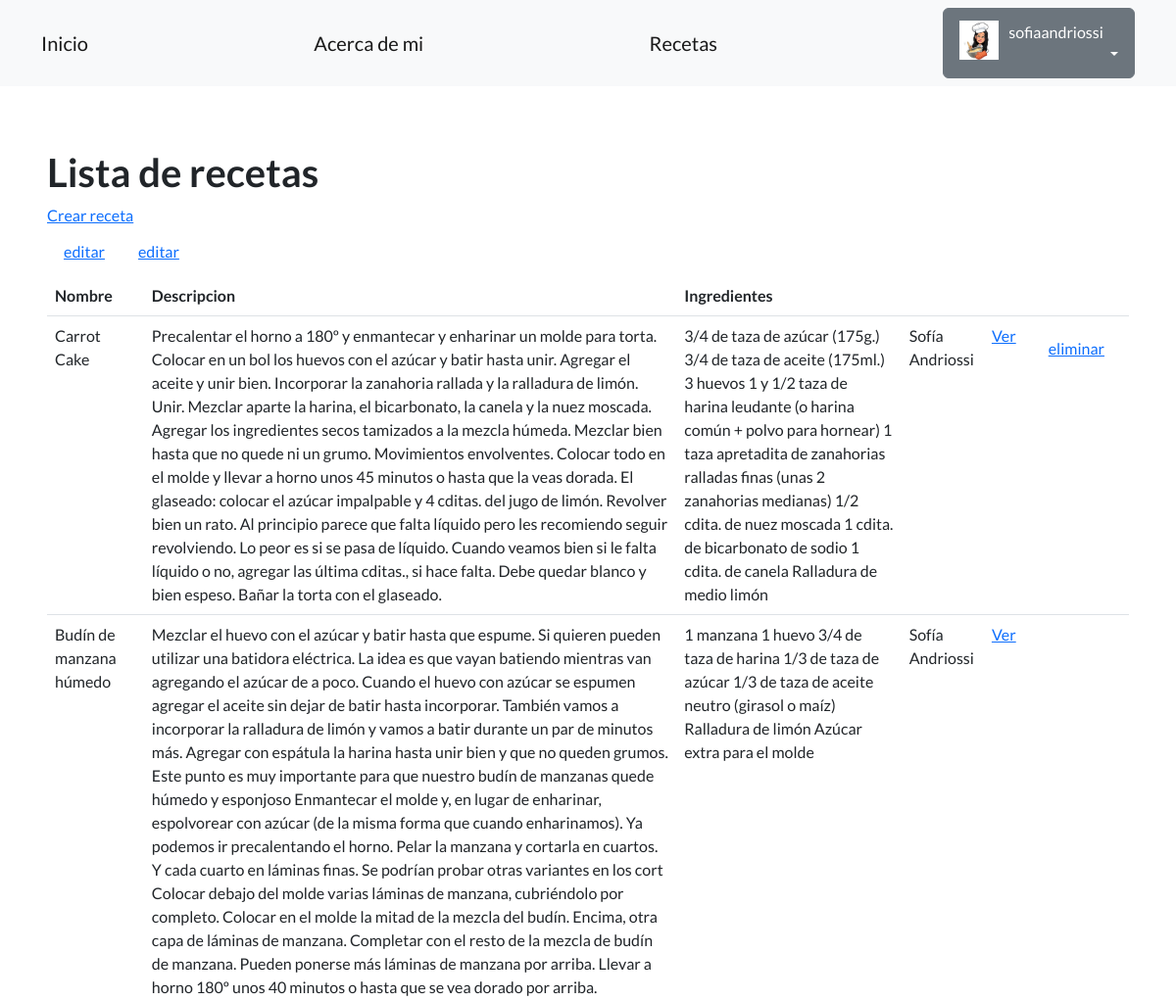
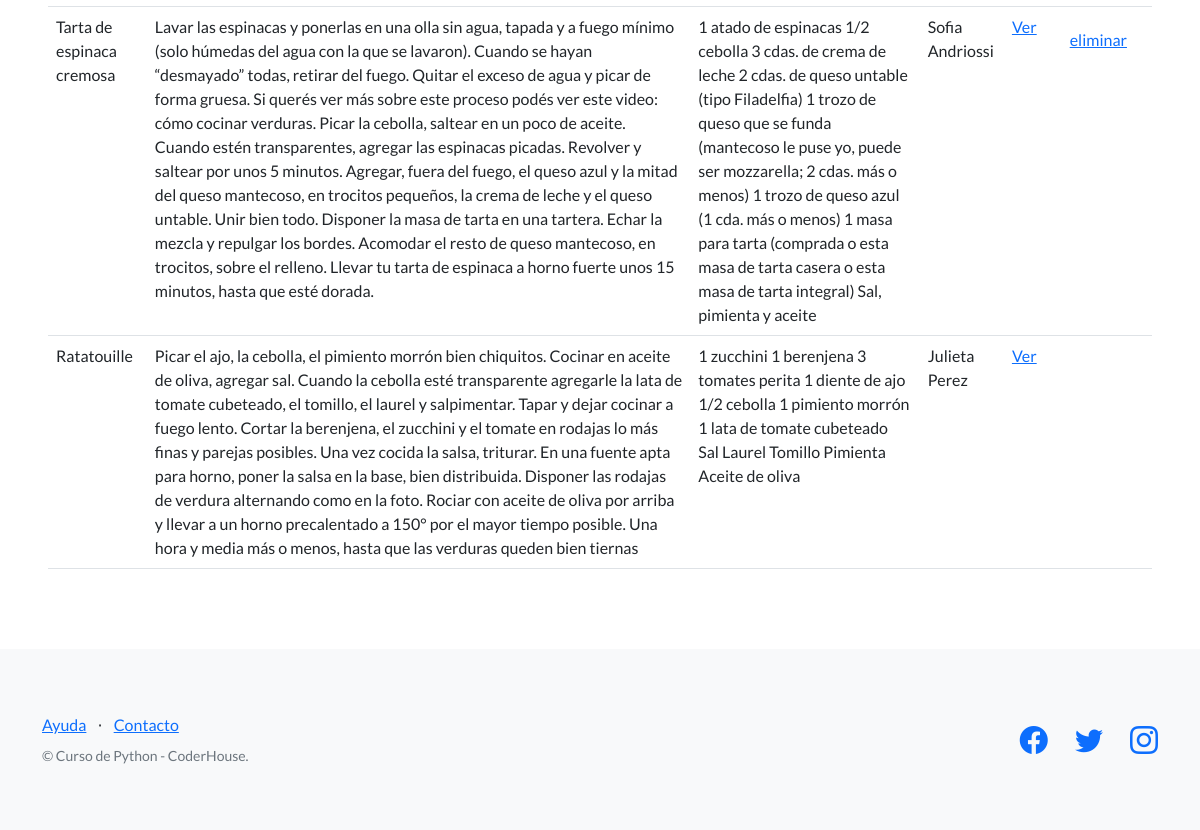
The page /nutricheff/recetas/ (signed in) on the database its author committed (2 pictures, top to bottom).
### perfiles/models.py (models this page shows, shortened)
class Avatar(models.Model):
   user = models.OneToOneField(User, on_delete=models.CASCADE, null=True)
   imagen = models.ImageField(upload_to='avatares', null=True, blank=True)

### control_recetas/models.py (models this page shows, shortened)
class Recetas(models.Model):
    nombre=models.CharField(max_length=25)
    descripcion= models.CharField(max_length=1500)
    ingredientes = models.CharField(max_length=1000)
    autor = models.CharField(max_length=25)
    creador = models.ForeignKey(User, on_delete=models.SET_NULL, null=True)
    fecha= models.CharField(max_length=25, default="fecha desconocida")

### control_recetas/views.py (the view)
# urls.py: path("recetas/", RecetaListView.as_view(), name="lista_recetas"),
class RecetaListView(ListView):
    model = Recetas
    template_name = 'control_recetas/lista_recetas.html'

### control_recetas/templates/control_recetas/lista_recetas.html (shortened to what this page needs)
{% extends "base.html" %}
{% block contenido %}
<section>
 <div>
   <h1>Lista de recetas</h1>
   <a href="{% url 'crear_receta' %}">Crear receta</a>
   <br>
   <table class="table">
     <tbody>
       <tr>
         <th>Nombre</th>
         <th>Descripcion</th>
         <th>Ingredientes</th>
         <td></td>
         <td></td>
         <td></td>
       </tr>
       {% for receta in object_list %}
       <tr>
         <td>{{ receta.nombre }}</td>
         <td>{{ receta.descripcion }}</td>
         <td>{{ receta.ingredientes }}</td>
         <td>{{ receta.autor }}</td>
         <td>
           <a href="{% url 'ver_receta' receta.id %}">Ver</a>
         </td>
         {% if user == receta.creador %}
         <a class="btn btn-link" href="{% url 'editar_receta' receta.id %}">editar</a>
         {% endif %}
       <td>
         {% if user == receta.creador %}
         <form action="{% url 'eliminar_receta' receta.id %}" method="post">
           <input type="submit" class="btn btn-link" value="eliminar"/>
         </form>
         {% endif %}
       </td>
     </tr>
     {% endfor %}
   </tbody>
 </table>
 </div>
</section>
{% endblock contenido %}

### templates_base/base.html (shortened to what this page needs)
{% load static %}
<!DOCTYPE html>
<html lang="en">
    <head>
        <link href="https://cdn.jsdelivr.net/npm/bootstrap-icons@1.5.0/font/bootstrap-icons.css" rel="stylesheet" type="text/css" />
        <link href="{% static 'css/styles.css' %}" rel="stylesheet" />
    </head>
    <body>
        <nav class="navbar navbar-light bg-light static-top">
            <div class="container">
                <a class="navbar-brand" href="{% url 'inicio' %}">Inicio</a>
                <a class="navbar-brand" href="{% url 'acerca_de_mi' %}">Acerca de mi</a>
                <a class="navbar-brand" href="{% url 'lista_recetas' %}">Recetas</a>
                {% if user.is_authenticated %}
                <div class="dropdown">
                    <button class="btn btn-secondary dropdown-toggle" type="button" id="dropdownMenuButton1" data-bs-toggle="dropdown" aria-expanded="false">
                        <div style="display: inline-flex;">
                            <img src="{{user.avatar.imagen.url}}" style="max-width:40px;margin-right: 10px;">
                            <span>{{ user.username }}</span>
                        </div>
                    </button>
                </div>
                {% else %}
                <a class="btn btn-primary" href="{% url 'login' %}">Inicio sesión</a>
                <a class="btn btn-success" href="{% url 'registro' %}">Registro</a>
                {% endif %}
            </div>
        </nav>
        <section style="padding:4rem 3rem;">
            {% block contenido %}{% endblock contenido %}
        </section>
        <footer class="footer bg-light">
            <div class="container">
                <div class="row">
                    <div class="col-lg-6 h-100 text-center text-lg-start my-auto">
                        <ul class="list-inline mb-2">
                            <li class="list-inline-item"><a href="#!">Ayuda</a></li>
                            <li class="list-inline-item">⋅</li>
                            <li class="list-inline-item"><a href="#!">Contacto</a></li>
                        </ul>
                        <p class="text-muted small mb-4 mb-lg-0">&copy; Curso de Python - CoderHouse.</p>
                    </div>
                    <div class="col-lg-6 h-100 text-center text-lg-end my-auto">
                        <ul class="list-inline mb-0">
                            <li class="list-inline-item me-4">
                                <a href="#!"><i class="bi-facebook fs-3"></i></a>
                            </li>
                            <li class="list-inline-item me-4">
                                <a href="https://twitter.com/coderhouse"><i class="bi-twitter fs-3"></i></a>
                            </li>
                            <li class="list-inline-item">
                                <a href="https://www.instagram.com/coderhouse"><i class="bi-instagram fs-3"></i></a>
                            </li>
                        </ul>
                    </div>
                </div>
            </div>
        </footer>
    </body>
</html>

### rows shown on the page
Recetas: nombre "Carrot Cake", descripcion "Precalentar el horno a 180º y enmantecar y enharinar un molde para torta. Colocar en un bol los huevos con el azúcar y batir hasta unir. Agregar el aceite y unir bien. Incorporar la zanahoria rallada y la ralladura de limón. Unir. Mezclar aparte la harina, el bicarbonato, la canela y la nuez moscada. Agregar los ingredientes secos tamizados a la mezcla húmeda. Mezclar bien hasta que no quede ni un grumo. Movimientos envolventes. Colocar todo en el molde y llevar a horno unos 45 minutos o hasta que la veas dorada. El glaseado: colocar el azúcar impalpable y 4 cditas. del jugo de limón. Revolver bien un rato. Al principio parece que falta líquido pero les recomiendo seguir revolviendo. Lo…", ingredientes "3/4 de taza de azúcar (175g.) 3/4 de taza de aceite (175ml.) 3 huevos 1 y 1/2 taza de harina leudante (o harina común + polvo para hornear) 1 taza apretadita de zanahorias ralladas finas (unas 2 zanahorias medianas) 1/2 cdita. de nuez moscada 1 cdita. de bicarbonato de sodio 1 cdita. de canela Ralladura de medio limón", autor "Sofía Andriossi", shows "editar"
Recetas: nombre "Budín de manzana húmedo", descripcion "Mezclar el huevo con el azúcar y batir hasta que espume. Si quieren pueden utilizar una batidora eléctrica. La idea es que vayan batiendo mientras van agregando el azúcar de a poco. Cuando el huevo con azúcar se espumen agregar el aceite sin dejar de batir hasta incorporar. También vamos a incorporar la ralladura de limón y vamos a batir durante un par de minutos más. Agregar con espátula la harina hasta unir bien y que no queden grumos. Este punto es muy importante para que nuestro budín de manzanas quede húmedo y esponjoso Enmantecar el molde y, en lugar de enharinar, espolvorear con azúcar (de la misma forma que cuando enharinamos). Ya podemos ir precalentando el horno. Pelar la manzana…", ingredientes "1 manzana 1 huevo 3/4 de taza de harina 1/3 de taza de azúcar 1/3 de taza de aceite neutro (girasol o maíz) Ralladura de limón Azúcar extra para el molde", autor "Sofía Andriossi"
Recetas: nombre "Tarta de espinaca cremosa", descripcion "Lavar las espinacas y ponerlas en una olla sin agua, tapada y a fuego mínimo (solo húmedas del agua con la que se lavaron). Cuando se hayan “desmayado” todas, retirar del fuego. Quitar el exceso de agua y picar de forma gruesa. Si querés ver más sobre este proceso podés ver este video: cómo cocinar verduras. Picar la cebolla, saltear en un poco de aceite. Cuando estén transparentes, agregar las espinacas picadas. Revolver y saltear por unos 5 minutos. Agregar, fuera del fuego, el queso azul y la mitad del queso mantecoso, en trocitos pequeños, la crema de leche y el queso untable. Unir bien todo. Disponer la masa de tarta en una tartera. Echar la mezcla y repulgar los bordes. Acomodar el…", ingredientes "1 atado de espinacas 1/2 cebolla 3 cdas. de crema de leche 2 cdas. de queso untable (tipo Filadelfia) 1 trozo de queso que se funda (mantecoso le puse yo, puede ser mozzarella; 2 cdas. más o menos) 1 trozo de queso azul (1 cda. más o menos) 1 masa para tarta (comprada o esta masa de tarta casera o esta masa de tarta integral) Sal, pimienta y aceite", autor "Sofia Andriossi", shows "editar"
Recetas: nombre "Ratatouille", descripcion "Picar el ajo, la cebolla, el pimiento morrón bien chiquitos. Cocinar en aceite de oliva, agregar sal. Cuando la cebolla esté transparente agregarle la lata de tomate cubeteado, el tomillo, el laurel y salpimentar. Tapar y dejar cocinar a fuego lento. Cortar la berenjena, el zucchini y el tomate en rodajas lo más finas y parejas posibles. Una vez cocida la salsa, triturar. En una fuente apta para horno, poner la salsa en la base, bien distribuida. Disponer las rodajas de verdura alternando como en la foto. Rociar con aceite de oliva por arriba y llevar a un horno precalentado a 150° por el mayor tiempo posible. Una hora y media más o menos, hasta que las verduras queden bien tiernas", ingredientes "1 zucchini 1 berenjena 3 tomates perita 1 diente de ajo 1/2 cebolla 1 pimiento morrón 1 lata de tomate cubeteado Sal Laurel Tomillo Pimienta Aceite de oliva", autor "Julieta Perez"

### other values the page prints
{{ user.username }} "sofiaandriossi"
